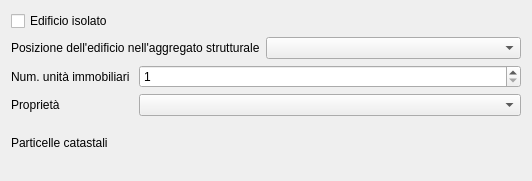
<?xml version="1.0" encoding="UTF-8"?>
<ui version="4.0">
 <class>Form</class>
 <widget class="QWidget" name="Form">
  <property name="geometry">
   <rect>
    <x>0</x>
    <y>0</y>
    <width>532</width>
    <height>181</height>
   </rect>
  </property>
  <property name="windowTitle">
   <string>Form</string>
  </property>
  <layout class="QGridLayout" name="gridLayout">
   <item row="0" column="0">
    <widget class="QCheckBox" name="EDIFICIO_ISOLATO">
     <property name="text">
      <string>Edificio isolato</string>
     </property>
    </widget>
   </item>
   <item row="1" column="0" colspan="2">
    <widget class="QLabel" name="label_2">
     <property name="text">
      <string>Posizione dell'edificio nell'aggregato strutturale</string>
     </property>
    </widget>
   </item>
   <item row="2" column="0">
    <widget class="QLabel" name="label_3">
     <property name="text">
      <string>Num. unità immobiliari</string>
     </property>
    </widget>
   </item>
   <item row="2" column="1" colspan="2">
    <widget class="QSpinBox" name="NUM_UNITA_IMMOBILIARI">
     <property name="minimum">
      <number>1</number>
     </property>
    </widget>
   </item>
   <item row="3" column="0">
    <widget class="QLabel" name="label">
     <property name="text">
      <string>Proprietà</string>
     </property>
    </widget>
   </item>
   <item row="3" column="1" colspan="2">
    <widget class="QComboBox" name="ZZ_PROPRIETA_PREVALENTEID">
     <property name="sizePolicy">
      <sizepolicy hsizetype="Expanding" vsizetype="Fixed">
       <horstretch>0</horstretch>
       <verstretch>0</verstretch>
      </sizepolicy>
     </property>
     <property name="sizeAdjustPolicy">
      <enum>QComboBox::AdjustToMinimumContentsLength</enum>
     </property>
    </widget>
   </item>
   <item row="4" column="0">
    <widget class="QLabel" name="label_8">
     <property name="text">
      <string>Particelle catastali</string>
     </property>
    </widget>
   </item>
   <item row="4" column="1" colspan="2">
    <widget class="WdgParticelleCatastali" name="PARTICELLE_CATASTALI" native="true">
     <property name="sizePolicy">
      <sizepolicy hsizetype="Expanding" vsizetype="Expanding">
       <horstretch>0</horstretch>
       <verstretch>0</verstretch>
      </sizepolicy>
     </property>
    </widget>
   </item>
   <item row="1" column="2">
    <widget class="QComboBox" name="ZZ_POSIZIONE_EDIFICIO_AGGREGATOID">
     <property name="sizePolicy">
      <sizepolicy hsizetype="Expanding" vsizetype="Fixed">
       <horstretch>0</horstretch>
       <verstretch>0</verstretch>
      </sizepolicy>
     </property>
     <property name="sizeAdjustPolicy">
      <enum>QComboBox::AdjustToMinimumContentsLength</enum>
     </property>
    </widget>
   </item>
   <item row="5" column="0" colspan="3">
    <widget class="MultiTabLocalizzazioneIndirizzi" name="LOCALIZZAZIONE_EDIFICIO_INDIRIZZO_VIA" native="true"/>
   </item>
  </layout>
 </widget>
 <customwidgets>
  <customwidget>
   <class>WdgParticelleCatastali</class>
   <extends>QWidget</extends>
   <header>..WdgParticelleCatastali</header>
   <container>1</container>
  </customwidget>
  <customwidget>
   <class>MultiTabLocalizzazioneIndirizzi</class>
   <extends>QWidget</extends>
   <header>..MultiTabLocalizzazioneIndirizzi</header>
   <container>1</container>
  </customwidget>
 </customwidgets>
 <resources/>
 <connections/>
</ui>
